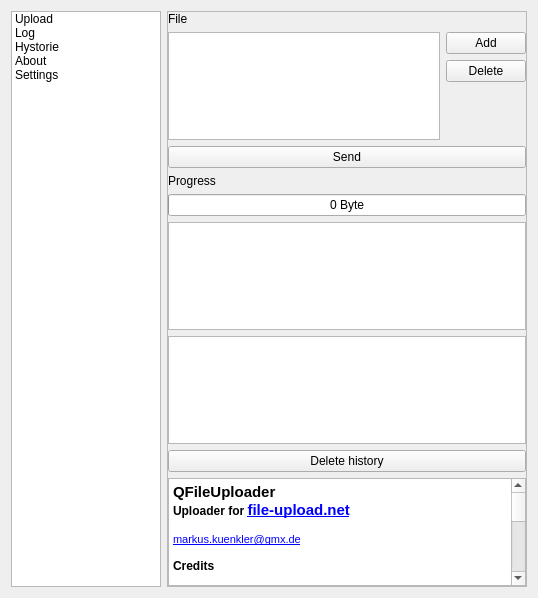
<ui version="4.0" >
 <class>MainWindow</class>
 <widget class="QWidget" name="MainWindow" >
  <property name="geometry" >
   <rect>
    <x>0</x>
    <y>0</y>
    <width>538</width>
    <height>598</height>
   </rect>
  </property>
  <property name="sizePolicy" >
   <sizepolicy vsizetype="Preferred" hsizetype="Preferred" >
    <horstretch>0</horstretch>
    <verstretch>0</verstretch>
   </sizepolicy>
  </property>
  <property name="minimumSize" >
   <size>
    <width>0</width>
    <height>0</height>
   </size>
  </property>
  <property name="windowTitle" >
   <string>QFileUpload</string>
  </property>
  <layout class="QHBoxLayout" name="horizontalLayout" >
   <item>
    <widget class="QListWidget" name="widgetList" >
     <property name="sizePolicy" >
      <sizepolicy vsizetype="Expanding" hsizetype="Fixed" >
       <horstretch>0</horstretch>
       <verstretch>0</verstretch>
      </sizepolicy>
     </property>
     <property name="minimumSize" >
      <size>
       <width>150</width>
       <height>0</height>
      </size>
     </property>
     <property name="maximumSize" >
      <size>
       <width>150</width>
       <height>16777215</height>
      </size>
     </property>
     <property name="iconSize" >
      <size>
       <width>64</width>
       <height>64</height>
      </size>
     </property>
     <item>
      <property name="text" >
       <string>Upload</string>
      </property>
      <property name="icon" >
       <iconset resource="qfileupload.qrc" >
        <normaloff>:/images/upload.png</normaloff>:/images/upload.png</iconset>
      </property>
     </item>
     <item>
      <property name="text" >
       <string>Log</string>
      </property>
      <property name="icon" >
       <iconset resource="qfileupload.qrc" >
        <normaloff>:/images/diag.png</normaloff>:/images/diag.png</iconset>
      </property>
     </item>
     <item>
      <property name="text" >
       <string>Hystorie</string>
      </property>
      <property name="icon" >
       <iconset resource="qfileupload.qrc" >
        <normaloff>:/images/verlauf.png</normaloff>:/images/verlauf.png</iconset>
      </property>
     </item>
     <item>
      <property name="text" >
       <string>About</string>
      </property>
      <property name="icon" >
       <iconset resource="qfileupload.qrc" >
        <normaloff>:/images/about.png</normaloff>:/images/about.png</iconset>
      </property>
     </item>
     <item>
      <property name="text" >
       <string>Settings</string>
      </property>
      <property name="icon" >
       <iconset resource="qfileupload.qrc" >
        <normaloff>:/images/settings.png</normaloff>:/images/settings.png</iconset>
      </property>
     </item>
    </widget>
   </item>
   <item>
    <widget class="QFrame" name="container" >
     <property name="frameShape" >
      <enum>QFrame::StyledPanel</enum>
     </property>
     <property name="frameShadow" >
      <enum>QFrame::Raised</enum>
     </property>
     <layout class="QVBoxLayout" name="verticalLayout" >
      <property name="margin" >
       <number>0</number>
      </property>
      <item>
       <widget class="QWidget" native="1" name="uploadWidget" >
        <layout class="QGridLayout" name="gridLayout_2" >
         <property name="margin" >
          <number>0</number>
         </property>
         <item row="0" column="0" colspan="2" >
          <widget class="QLabel" name="label" >
           <property name="sizePolicy" >
            <sizepolicy vsizetype="Maximum" hsizetype="Preferred" >
             <horstretch>0</horstretch>
             <verstretch>0</verstretch>
            </sizepolicy>
           </property>
           <property name="text" >
            <string>File</string>
           </property>
          </widget>
         </item>
         <item row="5" column="0" colspan="2" >
          <widget class="QPushButton" name="buttonStart" >
           <property name="text" >
            <string>Send</string>
           </property>
           <property name="icon" >
            <iconset resource="qfileupload.qrc" >
             <normaloff>:/images/send.png</normaloff>:/images/send.png</iconset>
           </property>
           <property name="iconSize" >
            <size>
             <width>32</width>
             <height>32</height>
            </size>
           </property>
          </widget>
         </item>
         <item row="6" column="0" colspan="2" >
          <widget class="QLabel" name="label_2" >
           <property name="sizePolicy" >
            <sizepolicy vsizetype="Maximum" hsizetype="Preferred" >
             <horstretch>0</horstretch>
             <verstretch>0</verstretch>
            </sizepolicy>
           </property>
           <property name="text" >
            <string>Progress</string>
           </property>
          </widget>
         </item>
         <item row="7" column="0" colspan="2" >
          <widget class="QProgressBar" name="pBar" >
           <property name="maximum" >
            <number>1</number>
           </property>
           <property name="value" >
            <number>0</number>
           </property>
           <property name="invertedAppearance" >
            <bool>false</bool>
           </property>
           <property name="format" >
            <string>%v Byte</string>
           </property>
          </widget>
         </item>
         <item rowspan="3" row="2" column="0" >
          <widget class="QListWidget" name="fileWidget" />
         </item>
         <item row="2" column="1" >
          <widget class="QPushButton" name="addButton" >
           <property name="sizePolicy" >
            <sizepolicy vsizetype="Fixed" hsizetype="Preferred" >
             <horstretch>0</horstretch>
             <verstretch>0</verstretch>
            </sizepolicy>
           </property>
           <property name="text" >
            <string>Add</string>
           </property>
           <property name="icon" >
            <iconset resource="qfileupload.qrc" >
             <normaloff>:/images/file-add.png</normaloff>:/images/file-add.png</iconset>
           </property>
           <property name="iconSize" >
            <size>
             <width>32</width>
             <height>32</height>
            </size>
           </property>
          </widget>
         </item>
         <item row="3" column="1" >
          <widget class="QPushButton" name="delButton" >
           <property name="text" >
            <string>Delete</string>
           </property>
           <property name="icon" >
            <iconset resource="qfileupload.qrc" >
             <normaloff>:/images/file-remove.png</normaloff>:/images/file-remove.png</iconset>
           </property>
           <property name="iconSize" >
            <size>
             <width>32</width>
             <height>32</height>
            </size>
           </property>
          </widget>
         </item>
         <item row="4" column="1" >
          <spacer name="verticalSpacer" >
           <property name="orientation" >
            <enum>Qt::Vertical</enum>
           </property>
           <property name="sizeHint" stdset="0" >
            <size>
             <width>20</width>
             <height>40</height>
            </size>
           </property>
          </spacer>
         </item>
        </layout>
       </widget>
      </item>
      <item>
       <widget class="QWidget" native="1" name="logWidget" >
        <layout class="QGridLayout" name="gridLayout" >
         <property name="margin" >
          <number>0</number>
         </property>
         <item row="0" column="0" >
          <widget class="QTextBrowser" name="logNew" >
           <property name="openExternalLinks" >
            <bool>true</bool>
           </property>
          </widget>
         </item>
        </layout>
       </widget>
      </item>
      <item>
       <widget class="QWidget" native="1" name="verlaufWidget" >
        <layout class="QGridLayout" name="gridLayout_3" >
         <property name="margin" >
          <number>0</number>
         </property>
         <item row="0" column="0" >
          <widget class="QTextBrowser" name="logOld" >
           <property name="openExternalLinks" >
            <bool>true</bool>
           </property>
          </widget>
         </item>
         <item row="1" column="0" >
          <widget class="QPushButton" name="delHistoryButton" >
           <property name="text" >
            <string>Delete history</string>
           </property>
           <property name="icon" >
            <iconset resource="qfileupload.qrc" >
             <normaloff>:/images/exit.png</normaloff>:/images/exit.png</iconset>
           </property>
           <property name="iconSize" >
            <size>
             <width>24</width>
             <height>24</height>
            </size>
           </property>
          </widget>
         </item>
        </layout>
       </widget>
      </item>
      <item>
       <widget class="QWidget" native="1" name="aboutWidget" >
        <layout class="QGridLayout" name="gridLayout_4" >
         <property name="margin" >
          <number>0</number>
         </property>
         <item row="0" column="0" >
          <widget class="QTextBrowser" name="aboutBrowser" >
           <property name="html" >
            <string>&lt;!DOCTYPE HTML PUBLIC "-//W3C//DTD HTML 4.0//EN" "http://www.w3.org/TR/REC-html40/strict.dtd">
&lt;html>&lt;head>&lt;meta name="qrichtext" content="1" />&lt;style type="text/css">
p, li { white-space: pre-wrap; }
&lt;/style>&lt;/head>&lt;body style=" font-family:'Sans Serif'; font-size:9pt; font-weight:400; font-style:normal;">
&lt;p style=" margin-top:0px; margin-bottom:0px; margin-left:0px; margin-right:0px; -qt-block-indent:0; text-indent:0px; font-family:'MS Shell Dlg 2'; font-size:8pt;">&lt;span style=" font-family:'Sans Serif'; font-size:11pt; font-weight:600;">QFileUploader&lt;/span>&lt;/p>
&lt;p style=" margin-top:0px; margin-bottom:0px; margin-left:0px; margin-right:0px; -qt-block-indent:0; text-indent:0px; font-size:11pt; font-weight:600;">&lt;span style=" font-size:9pt;">Uploader for &lt;/span>&lt;a href="http://www.file-upload.net">&lt;span style=" text-decoration: underline; color:#0000ff;">file-upload.net&lt;/span>&lt;/a>&lt;/p>
&lt;p style="-qt-paragraph-type:empty; margin-top:0px; margin-bottom:0px; margin-left:0px; margin-right:0px; -qt-block-indent:0; text-indent:0px; font-weight:600;">&lt;/p>
&lt;p style=" margin-top:0px; margin-bottom:0px; margin-left:0px; margin-right:0px; -qt-block-indent:0; text-indent:0px;">&lt;a href="mailto:markus.kuenkler@gmx.de">&lt;span style=" font-family:'MS Shell Dlg 2'; font-size:8pt; text-decoration: underline; color:#0000ff;">markus.kuenkler@gmx.de&lt;/span>&lt;/a>&lt;/p>
&lt;p style="-qt-paragraph-type:empty; margin-top:0px; margin-bottom:0px; margin-left:0px; margin-right:0px; -qt-block-indent:0; text-indent:0px; font-family:'MS Shell Dlg 2'; font-size:8pt; text-decoration: underline; color:#0000ff;">&lt;/p>
&lt;p style=" margin-top:0px; margin-bottom:0px; margin-left:0px; margin-right:0px; -qt-block-indent:0; text-indent:0px; font-family:'MS Shell Dlg 2'; font-size:8pt; text-decoration: underline; color:#0000ff;">&lt;span style=" font-family:'Sans Serif'; font-size:9pt; font-weight:600; text-decoration:none; color:#000000;">Credits&lt;/span>&lt;/p>
&lt;p style="-qt-paragraph-type:empty; margin-top:0px; margin-bottom:0px; margin-left:0px; margin-right:0px; -qt-block-indent:0; text-indent:0px; font-family:'MS Shell Dlg 2'; font-size:8pt; text-decoration: underline; color:#0000ff;">&lt;/p>
&lt;p style=" margin-top:0px; margin-bottom:0px; margin-left:0px; margin-right:0px; -qt-block-indent:0; text-indent:0px; font-family:'MS Shell Dlg 2'; font-size:8pt; text-decoration: underline; color:#0000ff;">&lt;span style=" text-decoration:none; color:#000000;">Icons from Oxygen Project&lt;/span>&lt;br />&lt;/p>
&lt;p style=" margin-top:0px; margin-bottom:0px; margin-left:0px; margin-right:0px; -qt-block-indent:0; text-indent:0px; font-family:'MS Shell Dlg 2'; font-size:8pt;">&lt;span style=" font-size:x-large;">About Qt&lt;/span>&lt;/p>
&lt;p style=" margin-top:12px; margin-bottom:12px; margin-left:0px; margin-right:0px; -qt-block-indent:0; text-indent:0px; font-family:'MS Shell Dlg 2'; font-size:8pt;"> Qt is a C++ toolkit for cross-platform application development.Qt provides single-source portability across MS Windows, Mac OS X,Linux and all major commercial Unix variants. Qt is also available forembedded devices as Qtopia Core.The Qt Open Source Edition is available to the Open Source communityunder Trolltech's Dual Licensing Model. The Open Source Edition of Qtis freely available for the development of Open Source softwaregoverned by the GNU General Public License (GPL).See http://www.trolltech.com/qt/ for more information.&lt;/p>&lt;/body>&lt;/html></string>
           </property>
           <property name="openExternalLinks" >
            <bool>true</bool>
           </property>
          </widget>
         </item>
        </layout>
       </widget>
      </item>
     </layout>
    </widget>
   </item>
  </layout>
 </widget>
 <resources>
  <include location="qfileupload.qrc" />
 </resources>
 <connections/>
</ui>
